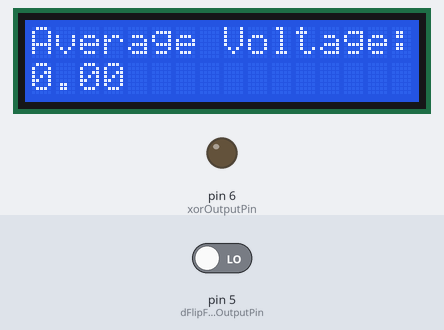
Recording of a sketch running on a simulated Arduino Uno, built with avr-gcc and run on an emulated ATmega328P. Parts: 16×2 character LCD, output pins drawn as LEDs (lit = HIGH). The test bench sets the inputs (shaded band); at power-on: pin 5 (dFlipFlopOutputPin) LOW. Random numbers use the default seed unless the sketch sets one; pins used as bus, display or sensor lines are not drawn.

Above: at 1.2 s.
1.3 s: pin 5 (dFlipFlopOutputPin) driven HIGH
At 2.8 s:
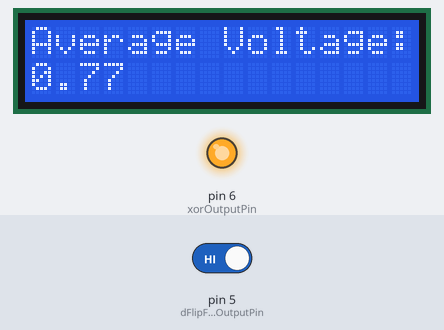
4.5 s: pin 5 (dFlipFlopOutputPin) driven LOW
At 6.8 s:
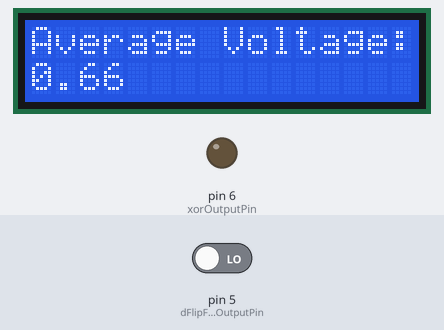
8.5 s: pin 5 (dFlipFlopOutputPin) driven HIGH
At 9.6 s:
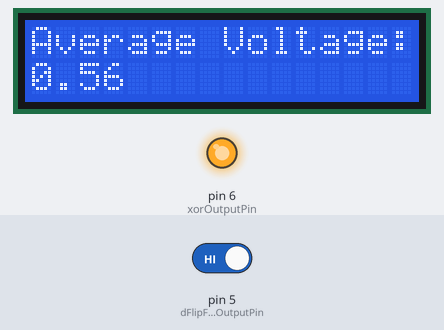
Timing chart, 0 to 11.6 s (numbered marks = the images above; inputs shaded):
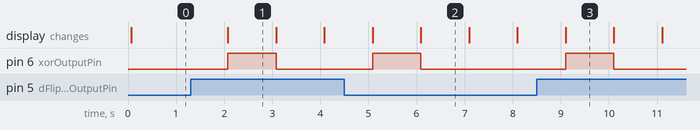

The sketch:

LCD.ino
```cpp
#include <LiquidCrystal.h>

// Define LCD module connections
const int rs = 8;
const int en = 9;
const int d4 = 10;
const int d5 = 11;
const int d6 = 12;
const int d7 = 13;

LiquidCrystal lcd(rs, en, d4, d5, d6, d7);

const int dataPin = 3;        // Connect to D (data) of 74HC74 IC - Arduino pin 8
const int clockPin = 4;       // Connect to CP (clock pulse) of 74HC74 IC - Arduino pin 9
const int dFlipFlopOutputPin = 5; // Connect to Q (output) of 74HC74 IC - Arduino pin 6
const int xorOutputPin = 6;  // Connect to XOR Output - Arduino pin 10

bool previousOutput = LOW;    // Variable to store the previous state of D flip-flop output (Q)
float voltageSum = 0;
int sampleCount = 0;

void setup() {
  pinMode(dataPin, INPUT);
  pinMode(clockPin, OUTPUT);
  pinMode(dFlipFlopOutputPin, INPUT);
  pinMode(xorOutputPin, OUTPUT);

  // Initialize the LCD
  lcd.begin(16, 2);
  lcd.clear();
  lcd.print("Average Voltage:");
}

void loop() {
  // Simulate a random data input (Din) with a transition probability of 0.3
  bool dataInput = random(100) < 30 ? !previousOutput : previousOutput;

  // Apply the data input to the D input of the 74HC74 IC
  digitalWrite(dataPin, dataInput);

  // Create a rising edge on the clock (CP) to trigger the D flip-flop
  digitalWrite(clockPin, HIGH);
  delay(1);
  digitalWrite(clockPin, LOW);

  // Read the output (Q) of the 74HC74 IC and store it in a variable
  bool dFlipFlopOutput = digitalRead(dFlipFlopOutputPin);

  // Calculate XOR Output using the previous and current D flip-flop outputs
  bool xorOutput = dFlipFlopOutput ^ previousOutput;

  // Update the previous D flip-flop output to the current state
  previousOutput = dFlipFlopOutput;

  // Calculate the probability of input data bit (Din) transition
  float probability = dataInput == previousOutput ? 0.3 : 1.0 - 0.3;

  // Accumulate the voltages to calculate the average value at node X
  float voltage = xorOutput ? 3.3 : 0;
  voltageSum += (voltage * probability);
  sampleCount++;

  // Output the XOR gate result to the XOR Output pin
  digitalWrite(xorOutputPin, xorOutput);

  // Display the average voltage at node X on the LCD
  float averageVoltage = voltageSum / sampleCount;
  lcd.setCursor(0, 1);
  lcd.print("        "); // Clear the previous value
  lcd.setCursor(0, 1);
  lcd.print(averageVoltage, 2); // Display average voltage with 2 decimal places
  if (abs(averageVoltage - 0.8415) < 0.0001) {
    while (true) {
      // Do nothing, the loop will be stopped here
    }
  }
  // Add a small delay before repeating the loop
  delay(1000);
}
```

Measured:
- after the input at 1.3 s, pin 6 (xorOutputPin): LOW → HIGH after 0.77 s, → LOW 1.0 s later; the display: changes after 0.78 s (image 1)
- after the input at 4.5 s, pin 6 (xorOutputPin): LOW → HIGH after 0.58 s, → LOW 1.0 s later
- after the input at 8.5 s, pin 6 (xorOutputPin): LOW → HIGH after 0.60 s, → LOW 1.0 s later
- what the display in image 1 shows lasts 1.0 s, from 2.1 s to 3.1 s
